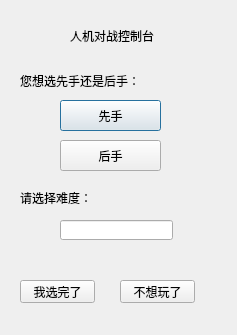
<?xml version="1.0" encoding="UTF-8"?>
<ui version="4.0">
 <class>own4</class>
 <widget class="QDialog" name="own4">
  <property name="geometry">
   <rect>
    <x>0</x>
    <y>0</y>
    <width>237</width>
    <height>335</height>
   </rect>
  </property>
  <property name="windowTitle">
   <string>Dialog</string>
  </property>
  <widget class="QLabel" name="label">
   <property name="geometry">
    <rect>
     <x>70</x>
     <y>20</y>
     <width>91</width>
     <height>31</height>
    </rect>
   </property>
   <property name="text">
    <string>人机对战控制台</string>
   </property>
  </widget>
  <widget class="QLabel" name="label_2">
   <property name="geometry">
    <rect>
     <x>20</x>
     <y>70</y>
     <width>121</width>
     <height>21</height>
    </rect>
   </property>
   <property name="text">
    <string>您想选先手还是后手：</string>
   </property>
  </widget>
  <widget class="QPushButton" name="pushButton">
   <property name="geometry">
    <rect>
     <x>60</x>
     <y>100</y>
     <width>101</width>
     <height>31</height>
    </rect>
   </property>
   <property name="text">
    <string>先手</string>
   </property>
  </widget>
  <widget class="QPushButton" name="pushButton_2">
   <property name="geometry">
    <rect>
     <x>60</x>
     <y>140</y>
     <width>101</width>
     <height>31</height>
    </rect>
   </property>
   <property name="text">
    <string>后手</string>
   </property>
  </widget>
  <widget class="QLabel" name="label_3">
   <property name="geometry">
    <rect>
     <x>20</x>
     <y>190</y>
     <width>81</width>
     <height>16</height>
    </rect>
   </property>
   <property name="text">
    <string>请选择难度：</string>
   </property>
  </widget>
  <widget class="QLineEdit" name="lineEdit">
   <property name="geometry">
    <rect>
     <x>60</x>
     <y>220</y>
     <width>113</width>
     <height>20</height>
    </rect>
   </property>
  </widget>
  <widget class="QPushButton" name="pushButton_3">
   <property name="geometry">
    <rect>
     <x>20</x>
     <y>280</y>
     <width>75</width>
     <height>23</height>
    </rect>
   </property>
   <property name="text">
    <string>我选完了</string>
   </property>
  </widget>
  <widget class="QPushButton" name="pushButton_4">
   <property name="geometry">
    <rect>
     <x>120</x>
     <y>280</y>
     <width>75</width>
     <height>23</height>
    </rect>
   </property>
   <property name="text">
    <string>不想玩了</string>
   </property>
  </widget>
 </widget>
 <resources/>
 <connections>
  <connection>
   <sender>pushButton_4</sender>
   <signal>clicked()</signal>
   <receiver>own4</receiver>
   <slot>close()</slot>
   <hints>
    <hint type="sourcelabel">
     <x>164</x>
     <y>285</y>
    </hint>
    <hint type="destinationlabel">
     <x>166</x>
     <y>313</y>
    </hint>
   </hints>
  </connection>
 </connections>
</ui>
